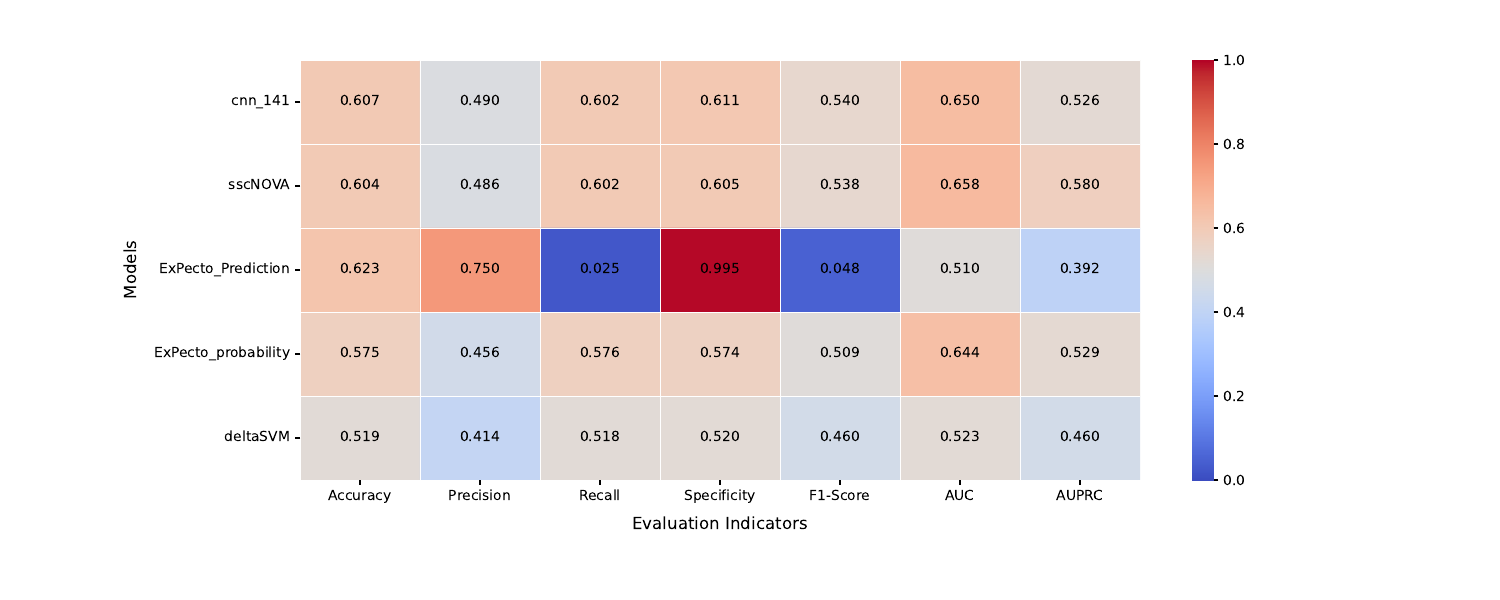

Write Python code to recreate this figure.
import pandas as pd
import seaborn as sns
import matplotlib.pyplot as plt
from matplotlib.backends.backend_pdf import PdfPages

data = pd.read_excel('compare_newTest_tools.xlsx')

indicators = ['Accuracy', 'Precision', 'Recall', 'Specificity', 'F1-Score', 'AUC', 'AUPRC']
data_matrix = data.loc[:, indicators].values

data.set_index('Model', inplace=True)

annot_color = {'color':'black'}

plt.figure(figsize=(15, 6))
sns.heatmap(data_matrix, cmap='coolwarm', annot=True, fmt='.3f', xticklabels=indicators, yticklabels=data.index, 
            linewidths=0.1, center=0.5, vmin=0.0, vmax=1.0, annot_kws=annot_color)

plt.subplots_adjust(left=0.2, right=0.9, bottom=0.2, top=0.9)

plt.xlabel('Evaluation Indicators', labelpad=10, fontsize=12)
plt.ylabel('Models', labelpad=10, fontsize=12)

with PdfPages('compare_newTest_tools.pdf') as pdf:
    pdf.savefig()
    plt.close()

